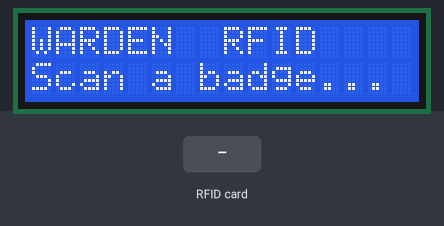
Simulated run of this sketch. Board: Arduino Uno, built with avr-gcc and run on an emulated ATmega328P. On the bench: 16×2 character LCD. The test bench sets the inputs (shaded band). What the sketch prints to the serial monitor is not drawn.

Above: at 1.3 s.
1.4 s: RFID card 5E 7A 19 C4 held to the reader
At 2.1 s:
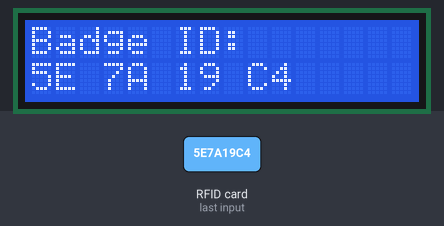
Timing chart, 0 to 4.4 s (numbered marks = the images above; inputs shaded):
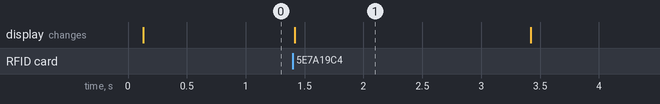

Measured:
- after the input at 1.4 s, the display: changes at once (image 1)
- what the display in image 1 shows lasts 2.0 s, from 1.4 s to 3.4 s

The sketch:

rfid_test.ino
```cpp
// WARDEN - RFID test: read a badge and show its ID on the LCD and on the laptop
// Needs the "MFRC522" library (Library Manager, author GithubCommunity).
#include <SPI.h>
#include <MFRC522.h>
#include <LiquidCrystal.h>

const uint8_t RFID_SS  = 10;   // RC522 pin "SDA"
const uint8_t RFID_RST = 9;    // RC522 pin "RST"

MFRC522 rfid(RFID_SS, RFID_RST);
LiquidCrystal lcd(4, 5, 6, 7, 8, A1);   // RS, E, D4, D5, D6, D7 (see docs/hardware.md)

void showWaiting() {
  lcd.clear();
  lcd.print("WARDEN  RFID");
  lcd.setCursor(0, 1);
  lcd.print("Scan a badge...");
}

void setup() {
  Serial.begin(115200);
  lcd.begin(16, 2);
  SPI.begin();               // SPI = the fast 4-wire "conversation" the reader uses
  rfid.PCD_Init();
  delay(10);

  // Ask the reader for its version: 0x00 or 0xFF means nobody answered (wiring problem).
  byte version = rfid.PCD_ReadRegister(MFRC522::VersionReg);
  Serial.print(F("# RC522 version: 0x"));
  Serial.println(version, HEX);
  if (version == 0x00 || version == 0xFF) {
    lcd.print("RFID not found");
    lcd.setCursor(0, 1);
    lcd.print("Check wiring");
    Serial.println(F("# ERROR: RC522 not responding. Check SDA->D10, SCK->D13, MOSI->D11, MISO->D12, 3.3V, GND."));
    while (true) {}
  }
  showWaiting();
}

void loop() {
  // Is a badge close to the reader, and can we read its ID?
  if (!rfid.PICC_IsNewCardPresent()) return;
  if (!rfid.PICC_ReadCardSerial()) return;

  // Every badge has a unique ID (UID), usually 4 bytes: show them in hexadecimal.
  lcd.clear();
  lcd.print("Badge ID:");
  lcd.setCursor(0, 1);
  Serial.print(F("UID:"));
  for (byte i = 0; i < rfid.uid.size; i++) {
    if (rfid.uid.uidByte[i] < 0x10) { lcd.print('0'); }
    lcd.print(rfid.uid.uidByte[i], HEX);
    if (i < rfid.uid.size - 1) lcd.print(' ');
    Serial.print(' ');
    if (rfid.uid.uidByte[i] < 0x10) Serial.print('0');
    Serial.print(rfid.uid.uidByte[i], HEX);
  }
  Serial.println();

  rfid.PICC_HaltA();         // tell the badge we are done with it
  delay(2000);
  showWaiting();
}
```
